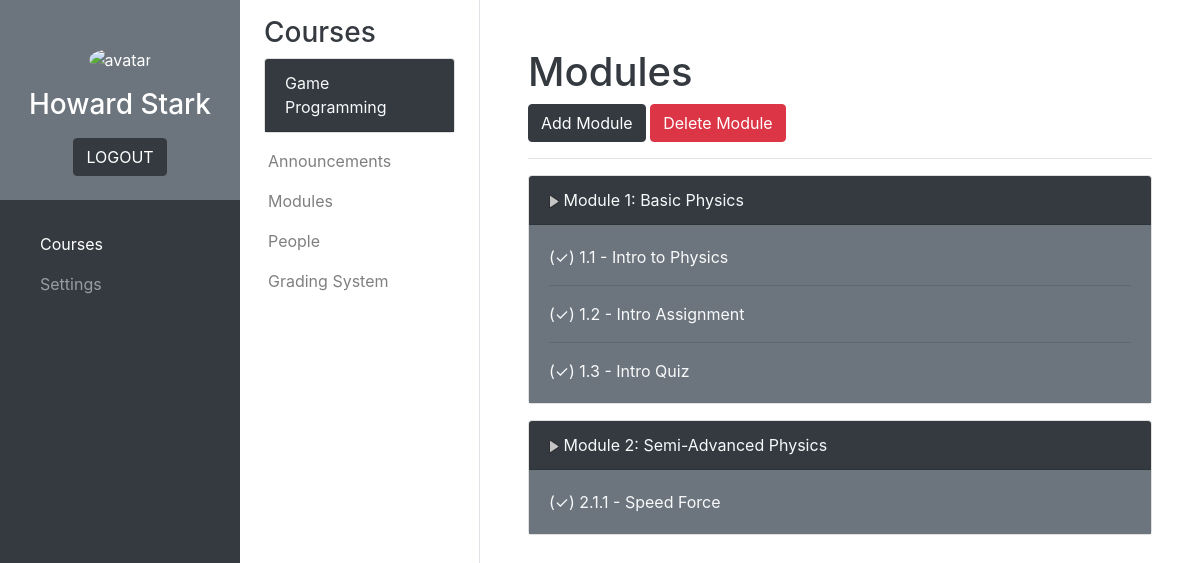
The page /courses/teacher/teacher_modules.php?course=2 (signed in) on the database its author committed.
### tables this page shows
CREATE TABLE `courses` (
  `Course_number` int(11) NOT NULL,
  `Course_name` varchar(50) NOT NULL
);

CREATE TABLE `modules_main` (
  `Module_ID` int(11) NOT NULL,
  `Course_number` int(11) NOT NULL,
  `Module_number` varchar(10) NOT NULL,
  `Module_name` varchar(50) NOT NULL,
  `Module_type` varchar(20) NOT NULL,
  `Published` tinyint(1) NOT NULL
);

### php_scripts/connect.php (called while the page is built, shortened)
<?php
    $servername = "localhost";
    $username = "root";
    $password = "";
    $db = "school_management_db";
    $conn = new mysqli($servername, $username, $password, $db);
    function sql($comm) {
        global $conn;
        $result = $conn->query($comm);
        return $result;
    }
?>

### courses/teacher/teacher_modules.php (the view, shortened to what this page needs)
<?php
    include('../../php_scripts/connect.php');
?>
<!DOCTYPE html>
<html lang="en">
    <head>
        <link rel="stylesheet" href="https://cdn.jsdelivr.net/npm/bootstrap@4.6.1/dist/css/bootstrap.min.css">
        <link rel="stylesheet" href="../../css/styles.css">
    </head>
    <body>
        <?php include('../courses_main_sidebar.php'); ?>
        <?php include('../courses_sub_sidebar_teacher.php'); ?>
        <main id="content">
            <div id="modules" class="container-fluid p-5">
                <h1 class="text-dark">Modules</h1>
                <button type="button" class="btn btn-dark" data-toggle="modal" data-target="#add-module-modal">Add Module</button>
                <button type="button" class="btn btn-danger" data-toggle="modal" data-target="#delete-module-modal">Delete Module</button>
                <hr>
                <?php
                    $course_num = $_GET['course'];
                    $course_modules_header = sql("SELECT * FROM modules_main WHERE Course_number = $course_num AND Module_type = 'Header' ORDER BY Module_number");
                    if ($course_modules_header->num_rows > 0) {
                        while ($row_header = $course_modules_header->fetch_assoc()) {
                            echo "
                                <div class=\"card mb-3\">
                                    <div class=\"card-header bg-dark\">
                                        <a class=\"card-link text-light collapse-link\" data-toggle=\"collapse\" href=\"#module-" . $row_header["Module_number"] . "\">
                                        <img class=\"card-img-top collapse-icon\" src=\"../../icons/collapse_button.png\">
                                        Module " . $row_header["Module_number"] . ": " . $row_header["Module_name"] . "</a>
                                    </div>
                                    <div id=\"module-" . $row_header["Module_number"] . "\" class=\"collapse show\">
                                        <div class=\"card-body bg-secondary\">
                            ";
                            $module_num = $row_header["Module_number"];
                            $modules_non_header = sql("SELECT * FROM modules_main WHERE Course_number = $course_num AND NOT Module_type = 'Header' AND Module_number LIKE '$module_num%' ORDER BY Module_number");
                            if ($modules_non_header->num_rows > 0) {
                                $first = true;
                                while ($non_header_row = $modules_non_header->fetch_assoc()) {
                                    if (!$first) {
                                        echo "<hr>";
                                    }
                                    echo "<a class=\"card-link text-light\" href=\"teacher_module_";
                                    switch ($non_header_row["Module_type"]) {
                                        case "Lesson":
                                            echo "lesson";
                                            break;
                                        case "Assignment":
                                            echo "assignment";
                                            break;
                                        case "Quiz":
                                            echo "quiz";
                                            break;
                                    }
                                    echo ".php?course=" . $course_num . "&module_id=" . $non_header_row["Module_ID"] . "\">";
                                    if ($non_header_row["Published"]) {
                                        echo "(✓) ";
                                    }
                                    else {
                                        echo "(X) ";
                                    }
                                    echo $non_header_row["Module_number"] . " - " . $non_header_row["Module_name"] . "</a>";
                                    $first = false;
                                }
                            }
                            echo "
                                        </div>
                                    </div>
                                </div>
                            ";
                        }
                    }
                ?>
            </div>
        </main>
    </body>
</html>

### courses/courses_sub_sidebar_teacher.php (shortened to what this page needs)
<?php
    if (!isset($_GET['course'])) {
        $courses_sb_selected_number = null;
        $courses_sb_selected_name = "No Course Selected";
    }
    else {
        $courses_sb_selected_number = $_GET['course'];
        $result = sql("SELECT Course_name FROM courses WHERE Course_number = $courses_sb_selected_number");
        if ($result->num_rows == 1) {
            $row = $result->fetch_assoc();
            $courses_sb_selected_name = $row["Course_name"];
        }
    }
?>
<div class="bg-white border-right sub-sidebar">
    <div class="container pt-3 px-4">
        <h3 class="text-dark">Courses</h3>
        <div class="card">
            <div class="card-header bg-dark">
                <a class="card-link text-light" data-toggle="collapse" href="#courseDropdownMenu"><?php echo $courses_sb_selected_name?></a>
            </div>
        </div>
    </div>
    <div class="px-1 pb-1">
        <nav class="navbar navbar-expand-lg navbar-light">
            <ul class="navbar-nav flex-column">
                <li class="nav-item"><a href="teacher_announcements.php?course=<?php echo $courses_sb_selected_number?>" class="nav-link<?php if ($courses_sb_selected_number == null) { echo " disabled"; }?>">Announcements</a></li>
                <li class="nav-item"><a href="teacher_modules.php?course=<?php echo $courses_sb_selected_number?>" class="nav-link<?php if ($courses_sb_selected_number == null) { echo " disabled"; }?>">Modules</a></li>
                <li class="nav-item"><a href="teacher_people.php?course=<?php echo $courses_sb_selected_number?>" class="nav-link<?php if ($courses_sb_selected_number == null) { echo " disabled"; }?>">People</a></li>
                <li class="nav-item"><a href="teacher_grading_system.php?course=<?php echo $courses_sb_selected_number?>" class="nav-link<?php if ($courses_sb_selected_number == null) { echo " disabled"; }?>">Grading System</a></li>
            </ul>
        </nav>
    </div>
</div>

### css/styles.css (style rules this page uses)
.sub-sidebar { position: fixed; top: 0; left: 240px; width: 240px; height: 100vh; }
main { margin-left: 480px; }
.collapse-icon { width: 10px; height: 13px; }

### rows shown on the page
courses: Course_name "Game Programming"
modules_main: Module_number "1", Module_name "Basic Physics"
modules_main: Module_number "1.1", Module_name "Intro to Physics"
modules_main: Module_number "1.2", Module_name "Intro Assignment"
modules_main: Module_number "1.3", Module_name "Intro Quiz"
modules_main: Module_number "2", Module_name "Semi-Advanced Physics"
modules_main: Module_number "2.1.1", Module_name "Speed Force"

### other values the page prints
$_SESSION['first_name'] "Howard"
$_SESSION['family_name'] "Stark"
